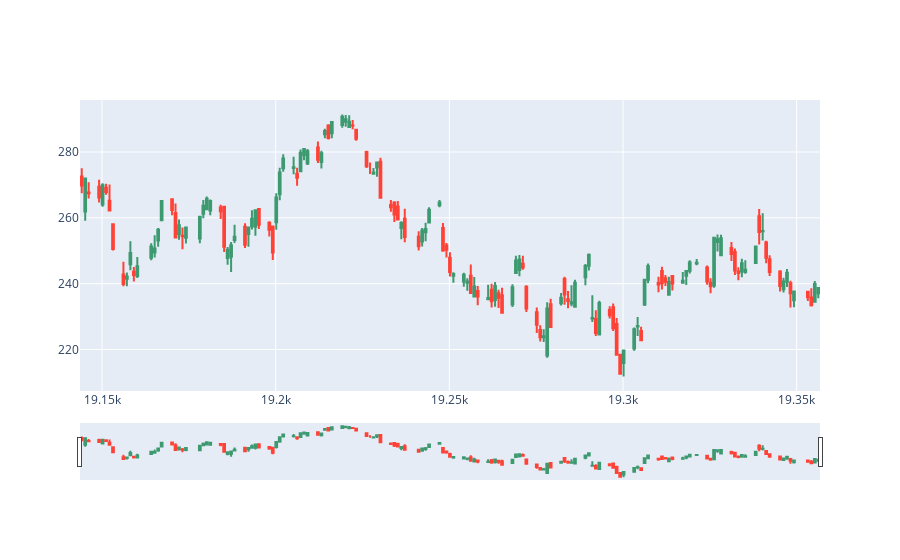

Notebook source saved alongside this figure:
### Markdown cell above
### plotly

### Code cell
fig = go.Figure(
    data=[
        go.Candlestick(
            x=df_part['Date'],
            open=df_part['Open'],
            high=df_part['High'],
            low=df_part['Low'],
            close=df_part['Close']
        )
    ]
)

fig.show()

### Figure 1 — Plotly figure (JSON) as saved in the notebook; plotly's stock layout.template omitted (floating-point values rounded to 4 significant figures; data arrays with more than 128 entries replaced by an {"elided": "..."} marker saying what was removed)
{"data": [{"close": {"elided": "148 float values"}, "high": {"elided": "148 float values"}, "low": {"elided": "148 float values"}, "open": {"elided": "148 float values"}, "type": "candlestick", "x": {"elided": "148 float values"}}], "layout": {}}
